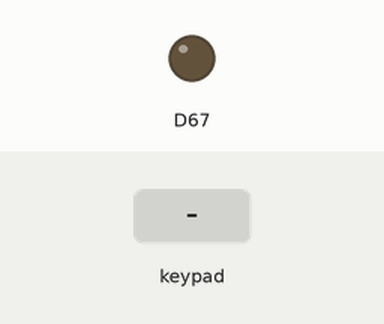
The sketch below on a simulated Arduino Due. Parts: output pins drawn as LEDs (lit = HIGH). The test bench sets the inputs (shaded band).

Above: at 1.2 s.
1.3 s: keypad keys 1 2 1 1 1 0 9 pressed 0.4 s apart
7.1 s: key '3' pressed
At 8.9 s:
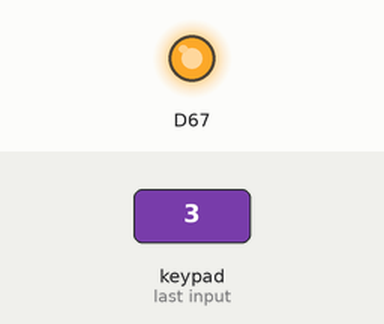
9.4 s: key '4' pressed
At 10.1 s:
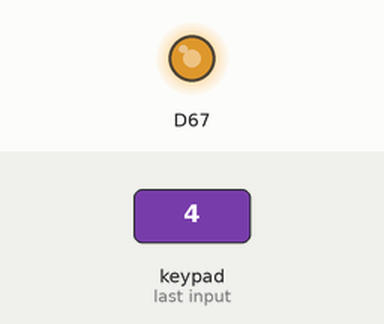
11.7 s: keypad keys 8 7 6 5 pressed 0.4 s apart
Timing chart, 0 to 16.6 s (numbered marks = the images above; inputs shaded):
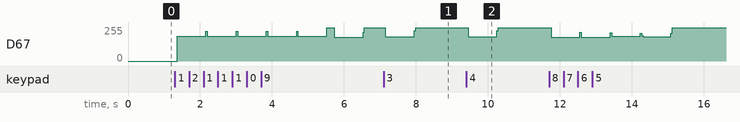

Measured:
- after the input at 7.1 s, D67: 250/255 → 182/255 after 0.05 s, → 250/255 0.80 s later
- after the input at 9.4 s, D67: 250/255 → 181/255 after 0.05 s, → 250/255 0.80 s later

The sketch:

synthesizer.ino
```cpp
#include <Keypad.h>

const byte ROWS = 4;
const byte COLS = 4;

char hexaKeys[ROWS][COLS] = {
  {'1','2','3','A'},
  {'4','5','6','B'},
  {'7','8','9','C'},
  {'*','0','#','D'}
};

bool val = false;
int h = 1;

byte rowPins[ROWS] = {12, 11, 10, 9};
byte colPins[COLS] = {8, 7, 6, 5};

Keypad keypad = Keypad( makeKeymap(hexaKeys), rowPins, colPins, ROWS, COLS);

const int sinus[1024]
{
  0x800,0x80d,0x819,0x826,0x832,0x83f,0x84b,0x858,0x865,0x871,
  0x87e,0x88a,0x897,0x8a3,0x8b0,0x8bc,0x8c9,0x8d5,0x8e2,0x8ee,
  0x8fb,0x907,0x914,0x920,0x92d,0x939,0x946,0x952,0x95e,0x96b,
  0x977,0x984,0x990,0x99c,0x9a9,0x9b5,0x9c1,0x9cd,0x9da,0x9e6,
  0x9f2,0x9fe,0xa0a,0xa17,0xa23,0xa2f,0xa3b,0xa47,0xa53,0xa5f,
  0xa6b,0xa77,0xa83,0xa8f,0xa9b,0xaa7,0xab3,0xabe,0xaca,0xad6,
  0xae2,0xaed,0xaf9,0xb05,0xb10,0xb1c,0xb28,0xb33,0xb3f,0xb4a,
  0xb56,0xb61,0xb6c,0xb78,0xb83,0xb8e,0xb9a,0xba5,0xbb0,0xbbb,
  0xbc6,0xbd1,0xbdc,0xbe7,0xbf2,0xbfd,0xc08,0xc13,0xc1e,0xc29,
  0xc33,0xc3e,0xc49,0xc53,0xc5e,0xc68,0xc73,0xc7d,0xc88,0xc92,
  0xc9c,0xca7,0xcb1,0xcbb,0xcc5,0xccf,0xcd9,0xce3,0xced,0xcf7,
  0xd01,0xd0b,0xd14,0xd1e,0xd28,0xd31,0xd3b,0xd44,0xd4e,0xd57,
  0xd60,0xd6a,0xd73,0xd7c,0xd85,0xd8e,0xd97,0xda0,0xda9,0xdb2,
  0xdbb,0xdc4,0xdcc,0xdd5,0xdde,0xde6,0xdef,0xdf7,0xdff,0xe08,
  0xe10,0xe18,0xe20,0xe28,0xe30,0xe38,0xe40,0xe48,0xe50,0xe57,
  0xe5f,0xe67,0xe6e,0xe76,0xe7d,0xe84,0xe8c,0xe93,0xe9a,0xea1,
  0xea8,0xeaf,0xeb6,0xebd,0xec3,0xeca,0xed1,0xed7,0xede,0xee4,
  0xeea,0xef1,0xef7,0xefd,0xf03,0xf09,0xf0f,0xf15,0xf1b,0xf21,
  0xf26,0xf2c,0xf31,0xf37,0xf3c,0xf42,0xf47,0xf4c,0xf51,0xf56,
  0xf5b,0xf60,0xf65,0xf6a,0xf6e,0xf73,0xf78,0xf7c,0xf81,0xf85,
  0xf89,0xf8d,0xf91,0xf95,0xf99,0xf9d,0xfa1,0xfa5,0xfa9,0xfac,
  0xfb0,0xfb3,0xfb7,0xfba,0xfbd,0xfc0,0xfc3,0xfc6,0xfc9,0xfcc,
  0xfcf,0xfd2,0xfd4,0xfd7,0xfd9,0xfdc,0xfde,0xfe0,0xfe2,0xfe4,
  0xfe6,0xfe8,0xfea,0xfec,0xfee,0xfef,0xff1,0xff2,0xff4,0xff5,
  0xff6,0xff8,0xff9,0xffa,0xffb,0xffc,0xffc,0xffd,0xffe,0xffe,
  0xfff,0xfff,0xfff,0x1000,0x1000,0x1000,0x1000,0x1000,0x1000,0x1000,
  0xfff,0xfff,0xffe,0xffe,0xffd,0xffd,0xffc,0xffb,0xffa,0xff9,
  0xff8,0xff7,0xff6,0xff5,0xff3,0xff2,0xff0,0xfef,0xfed,0xfeb,
  0xfe9,0xfe7,0xfe5,0xfe3,0xfe1,0xfdf,0xfdd,0xfda,0xfd8,0xfd5,
  0xfd3,0xfd0,0xfcd,0xfcb,0xfc8,0xfc5,0xfc2,0xfbf,0xfbb,0xfb8,
  0xfb5,0xfb1,0xfae,0xfaa,0xfa7,0xfa3,0xf9f,0xf9b,0xf97,0xf93,
  0xf8f,0xf8b,0xf87,0xf83,0xf7e,0xf7a,0xf75,0xf71,0xf6c,0xf67,
  0xf63,0xf5e,0xf59,0xf54,0xf4f,0xf4a,0xf44,0xf3f,0xf3a,0xf34,
  0xf2f,0xf29,0xf23,0xf1e,0xf18,0xf12,0xf0c,0xf06,0xf00,0xefa,
  0xef4,0xeee,0xee7,0xee1,0xeda,0xed4,0xecd,0xec7,0xec0,0xeb9,
  0xeb2,0xeab,0xea4,0xe9d,0xe96,0xe8f,0xe88,0xe81,0xe79,0xe72,
  0xe6a,0xe63,0xe5b,0xe54,0xe4c,0xe44,0xe3c,0xe34,0xe2c,0xe24,
  0xe1c,0xe14,0xe0c,0xe04,0xdfb,0xdf3,0xdea,0xde2,0xdd9,0xdd1,
  0xdc8,0xdbf,0xdb7,0xdae,0xda5,0xd9c,0xd93,0xd8a,0xd81,0xd78,
  0xd6e,0xd65,0xd5c,0xd52,0xd49,0xd40,0xd36,0xd2c,0xd23,0xd19,
  0xd0f,0xd06,0xcfc,0xcf2,0xce8,0xcde,0xcd4,0xcca,0xcc0,0xcb6,
  0xcac,0xca1,0xc97,0xc8d,0xc82,0xc78,0xc6e,0xc63,0xc59,0xc4e,
  0xc43,0xc39,0xc2e,0xc23,0xc18,0xc0e,0xc03,0xbf8,0xbed,0xbe2,
  0xbd7,0xbcc,0xbc1,0xbb6,0xbaa,0xb9f,0xb94,0xb89,0xb7d,0xb72,
  0xb67,0xb5b,0xb50,0xb44,0xb39,0xb2d,0xb22,0xb16,0xb0b,0xaff,
  0xaf3,0xae8,0xadc,0xad0,0xac4,0xab9,0xaad,0xaa1,0xa95,0xa89,
  0xa7d,0xa71,0xa65,0xa59,0xa4d,0xa41,0xa35,0xa29,0xa1d,0xa11,
  0xa04,0x9f8,0x9ec,0x9e0,0x9d4,0x9c7,0x9bb,0x9af,0x9a2,0x996,
  0x98a,0x97d,0x971,0x965,0x958,0x94c,0x93f,0x933,0x927,0x91a,
  0x90e,0x901,0x8f5,0x8e8,0x8dc,0x8cf,0x8c3,0x8b6,0x8aa,0x89d,
  0x891,0x884,0x877,0x86b,0x85e,0x852,0x845,0x839,0x82c,0x81f,
  0x813,0x806,0x7fa,0x7ed,0x7e1,0x7d4,0x7c7,0x7bb,0x7ae,0x7a2,
  0x795,0x789,0x77c,0x76f,0x763,0x756,0x74a,0x73d,0x731,0x724,
  0x718,0x70b,0x6ff,0x6f2,0x6e6,0x6d9,0x6cd,0x6c1,0x6b4,0x6a8,
  0x69b,0x68f,0x683,0x676,0x66a,0x65e,0x651,0x645,0x639,0x62c,
  0x620,0x614,0x608,0x5fc,0x5ef,0x5e3,0x5d7,0x5cb,0x5bf,0x5b3,
  0x5a7,0x59b,0x58f,0x583,0x577,0x56b,0x55f,0x553,0x547,0x53c,
  0x530,0x524,0x518,0x50d,0x501,0x4f5,0x4ea,0x4de,0x4d3,0x4c7,
  0x4bc,0x4b0,0x4a5,0x499,0x48e,0x483,0x477,0x46c,0x461,0x456,
  0x44a,0x43f,0x434,0x429,0x41e,0x413,0x408,0x3fd,0x3f2,0x3e8,
  0x3dd,0x3d2,0x3c7,0x3bd,0x3b2,0x3a7,0x39d,0x392,0x388,0x37e,
  0x373,0x369,0x35f,0x354,0x34a,0x340,0x336,0x32c,0x322,0x318,
  0x30e,0x304,0x2fa,0x2f1,0x2e7,0x2dd,0x2d4,0x2ca,0x2c0,0x2b7,
  0x2ae,0x2a4,0x29b,0x292,0x288,0x27f,0x276,0x26d,0x264,0x25b,
  0x252,0x249,0x241,0x238,0x22f,0x227,0x21e,0x216,0x20d,0x205,
  0x1fc,0x1f4,0x1ec,0x1e4,0x1dc,0x1d4,0x1cc,0x1c4,0x1bc,0x1b4,
  0x1ac,0x1a5,0x19d,0x196,0x18e,0x187,0x17f,0x178,0x171,0x16a,
  0x163,0x15c,0x155,0x14e,0x147,0x140,0x139,0x133,0x12c,0x126,
  0x11f,0x119,0x112,0x10c,0x106,0x100,0xfa,0xf4,0xee,0xe8,
  0xe2,0xdd,0xd7,0xd1,0xcc,0xc6,0xc1,0xbc,0xb6,0xb1,
  0xac,0xa7,0xa2,0x9d,0x99,0x94,0x8f,0x8b,0x86,0x82,
  0x7d,0x79,0x75,0x71,0x6d,0x69,0x65,0x61,0x5d,0x59,
  0x56,0x52,0x4f,0x4b,0x48,0x45,0x41,0x3e,0x3b,0x38,
  0x35,0x33,0x30,0x2d,0x2b,0x28,0x26,0x23,0x21,0x1f,
  0x1d,0x1b,0x19,0x17,0x15,0x13,0x11,0x10,0xe,0xd,
  0xb,0xa,0x9,0x8,0x7,0x6,0x5,0x4,0x3,0x3,
  0x2,0x2,0x1,0x1,0x0,0x0,0x0,0x0,0x0,0x0,
  0x0,0x1,0x1,0x1,0x2,0x2,0x3,0x4,0x4,0x5,
  0x6,0x7,0x8,0xa,0xb,0xc,0xe,0xf,0x11,0x12,
  0x14,0x16,0x18,0x1a,0x1c,0x1e,0x20,0x22,0x24,0x27,
  0x29,0x2c,0x2e,0x31,0x34,0x37,0x3a,0x3d,0x40,0x43,
  0x46,0x49,0x4d,0x50,0x54,0x57,0x5b,0x5f,0x63,0x67,
  0x6b,0x6f,0x73,0x77,0x7b,0x7f,0x84,0x88,0x8d,0x92,
  0x96,0x9b,0xa0,0xa5,0xaa,0xaf,0xb4,0xb9,0xbe,0xc4,
  0xc9,0xcf,0xd4,0xda,0xdf,0xe5,0xeb,0xf1,0xf7,0xfd,
  0x103,0x109,0x10f,0x116,0x11c,0x122,0x129,0x12f,0x136,0x13d,
  0x143,0x14a,0x151,0x158,0x15f,0x166,0x16d,0x174,0x17c,0x183,
  0x18a,0x192,0x199,0x1a1,0x1a9,0x1b0,0x1b8,0x1c0,0x1c8,0x1d0,
  0x1d8,0x1e0,0x1e8,0x1f0,0x1f8,0x201,0x209,0x211,0x21a,0x222,
  0x22b,0x234,0x23c,0x245,0x24e,0x257,0x260,0x269,0x272,0x27b,
  0x284,0x28d,0x296,0x2a0,0x2a9,0x2b2,0x2bc,0x2c5,0x2cf,0x2d8,
  0x2e2,0x2ec,0x2f5,0x2ff,0x309,0x313,0x31d,0x327,0x331,0x33b,
  0x345,0x34f,0x359,0x364,0x36e,0x378,0x383,0x38d,0x398,0x3a2,
  0x3ad,0x3b7,0x3c2,0x3cd,0x3d7,0x3e2,0x3ed,0x3f8,0x403,0x40e,
  0x419,0x424,0x42f,0x43a,0x445,0x450,0x45b,0x466,0x472,0x47d,
  0x488,0x494,0x49f,0x4aa,0x4b6,0x4c1,0x4cd,0x4d8,0x4e4,0x4f0,
  0x4fb,0x507,0x513,0x51e,0x52a,0x536,0x542,0x54d,0x559,0x565,
  0x571,0x57d,0x589,0x595,0x5a1,0x5ad,0x5b9,0x5c5,0x5d1,0x5dd,
  0x5e9,0x5f6,0x602,0x60e,0x61a,0x626,0x633,0x63f,0x64b,0x657,
  0x664,0x670,0x67c,0x689,0x695,0x6a2,0x6ae,0x6ba,0x6c7,0x6d3,
  0x6e0,0x6ec,0x6f9,0x705,0x712,0x71e,0x72b,0x737,0x744,0x750,
  0x75d,0x769,0x776,0x782,0x78f,0x79b,0x7a8,0x7b5,0x7c1,0x7ce,
  0x7da,0x7e7,0x7f3,0x800
};

const int wave[1024]
{
  0x0,0x10,0x20,0x30,0x40,0x4f,0x5f,0x6f,0x7e,0x8e,
  0x9d,0xac,0xbc,0xcb,0xda,0xe9,0xf8,0x107,0x116,0x125,
  0x134,0x143,0x152,0x160,0x16f,0x17d,0x18c,0x19a,0x1a9,0x1b7,
  0x1c5,0x1d4,0x1e2,0x1f0,0x1fe,0x20c,0x21a,0x228,0x236,0x243,
  0x251,0x25f,0x26c,0x27a,0x287,0x295,0x2a2,0x2b0,0x2bd,0x2ca,
  0x2d7,0x2e5,0x2f2,0x2ff,0x30c,0x319,0x325,0x332,0x33f,0x34c,
  0x359,0x365,0x372,0x37e,0x38b,0x397,0x3a4,0x3b0,0x3bc,0x3c9,
  0x3d5,0x3e1,0x3ed,0x3f9,0x405,0x411,0x41d,0x429,0x435,0x440,
  0x44c,0x458,0x464,0x46f,0x47b,0x486,0x492,0x49d,0x4a8,0x4b4,
  0x4bf,0x4ca,0x4d6,0x4e1,0x4ec,0x4f7,0x502,0x50d,0x518,0x523,
  0x52e,0x538,0x543,0x54e,0x559,0x563,0x56e,0x578,0x583,0x58d,
  0x598,0x5a2,0x5ad,0x5b7,0x5c1,0x5cb,0x5d6,0x5e0,0x5ea,0x5f4,
  0x5fe,0x608,0x612,0x61c,0x626,0x630,0x639,0x643,0x64d,0x657,
  0x660,0x66a,0x673,0x67d,0x686,0x690,0x699,0x6a3,0x6ac,0x6b5,
  0x6bf,0x6c8,0x6d1,0x6da,0x6e3,0x6ed,0x6f6,0x6ff,0x708,0x711,
  0x71a,0x722,0x72b,0x734,0x73d,0x746,0x74e,0x757,0x760,0x768,
  0x771,0x779,0x782,0x78a,0x793,0x79b,0x7a4,0x7ac,0x7b4,0x7bd,
  0x7c5,0x7cd,0x7d5,0x7de,0x7e6,0x7ee,0x7f6,0x7fe,0x806,0x80e,
  0x816,0x81e,0x826,0x82d,0x835,0x83d,0x845,0x84c,0x854,0x85c,
  0x863,0x86b,0x873,0x87a,0x882,0x889,0x891,0x898,0x89f,0x8a7,
  0x8ae,0x8b5,0x8bd,0x8c4,0x8cb,0x8d2,0x8da,0x8e1,0x8e8,0x8ef,
  0x8f6,0x8fd,0x904,0x90b,0x912,0x919,0x920,0x927,0x92d,0x934,
  0x93b,0x942,0x949,0x94f,0x956,0x95d,0x963,0x96a,0x970,0x977,
  0x97e,0x984,0x98b,0x991,0x997,0x99e,0x9a4,0x9ab,0x9b1,0x9b7,
  0x9bd,0x9c4,0x9ca,0x9d0,0x9d6,0x9dc,0x9e3,0x9e9,0x9ef,0x9f5,
  0x9fb,0xa01,0xa07,0xa0d,0xa13,0xa19,0xa1f,0xa25,0xa2a,0xa30,
  0xa36,0xa3c,0xa42,0xa47,0xa4d,0xa53,0xa58,0xa5e,0xa64,0xa69,
  0xa6f,0xa74,0xa7a,0xa7f,0xa85,0xa8a,0xa90,0xa95,0xa9b,0xaa0,
  0xaa5,0xaab,0xab0,0xab5,0xabb,0xac0,0xac5,0xaca,0xad0,0xad5,
  0xada,0xadf,0xae4,0xae9,0xaee,0xaf4,0xaf9,0xafe,0xb03,0xb08,
  0xb0d,0xb12,0xb16,0xb1b,0xb20,0xb25,0xb2a,0xb2f,0xb34,0xb38,
  0xb3d,0xb42,0xb47,0xb4b,0xb50,0xb55,0xb59,0xb5e,0xb63,0xb67,
  0xb6c,0xb70,0xb75,0xb7a,0xb7e,0xb83,0xb87,0xb8c,0xb90,0xb94,
  0xb99,0xb9d,0xba2,0xba6,0xbaa,0xbaf,0xbb3,0xbb7,0xbbc,0xbc0,
  0xbc4,0xbc8,0xbcd,0xbd1,0xbd5,0xbd9,0xbdd,0xbe1,0xbe5,0xbea,
  0xbee,0xbf2,0xbf6,0xbfa,0xbfe,0xc02,0xc06,0xc0a,0xc0e,0xc12,
  0xc16,0xc1a,0xc1d,0xc21,0xc25,0xc29,0xc2d,0xc31,0xc34,0xc38,
  0xc3c,0xc40,0xc44,0xc47,0xc4b,0xc4f,0xc52,0xc56,0xc5a,0xc5d,
  0xc61,0xc65,0xc68,0xc6c,0xc6f,0xc73,0xc77,0xc7a,0xc7e,0xc81,
  0xc85,0xc88,0xc8c,0xc8f,0xc92,0xc96,0xc99,0xc9d,0xca0,0xca3,
  0xca7,0xcaa,0xcad,0xcb1,0xcb4,0xcb7,0xcbb,0xcbe,0xcc1,0xcc4,
  0xcc8,0xccb,0xcce,0xcd1,0xcd4,0xcd8,0xcdb,0xcde,0xce1,0xce4,
  0xce7,0xcea,0xced,0xcf0,0xcf4,0xcf7,0xcfa,0xcfd,0xd00,0xd03,
  0xd06,0xd09,0xd0c,0xd0f,0xd11,0xd14,0xd17,0xd1a,0xd1d,0xd20,
  0xd23,0xd26,0xd29,0xd2b,0xd2e,0xd31,0xd34,0xd37,0xd39,0xd3c,
  0xd3f,0xd42,0xd44,0xd47,0xd4a,0xd4d,0xd4f,0xd52,0xd55,0xd57,
  0xd5a,0xd5d,0xd5f,0xd62,0xd65,0xd67,0xd6a,0xd6c,0xd6f,0xd71,
  0xd74,0xd77,0xd79,0xd7c,0xd7e,0xd81,0xd83,0xd86,0xd88,0xd8b,
  0xd8d,0xd8f,0xd92,0xd94,0xd97,0xd99,0xd9c,0xd9e,0xda0,0xda3,
  0xda5,0xda7,0xdaa,0xdac,0xdae,0xdb1,0xdb3,0xdb5,0xdb8,0xdba,
  0xdbc,0xdbe,0xdc1,0xdc3,0xdc5,0xdc7,0xdca,0xdcc,0xdce,0xdd0,
  0xdd2,0xdd5,0xdd7,0xdd9,0xddb,0xddd,0xddf,0xde1,0xde4,0xde6,
  0xde8,0xdea,0xdec,0xdee,0xdf0,0xdf2,0xdf4,0xdf6,0xdf8,0xdfa,
  0xdfc,0xdfe,0xe00,0xe02,0xe04,0xe06,0xe08,0xe0a,0xe0c,0xe0e,
  0xe10,0xe12,0xe14,0xe16,0xe18,0xe1a,0xe1c,0xe1e,0xe1f,0xe21,
  0xe23,0xe25,0xe27,0xe29,0xe2b,0xe2c,0xe2e,0xe30,0xe32,0xe34,
  0xe35,0xe37,0xe39,0xe3b,0xe3d,0xe3e,0xe40,0xe42,0xe44,0xe45,
  0xe47,0xe49,0xe4a,0xe4c,0xe4e,0xe50,0xe51,0xe53,0xe55,0xe56,
  0xe58,0xe5a,0xe5b,0xe5d,0xe5e,0xe60,0xe62,0xe63,0xe65,0xe67,
  0xe68,0xe6a,0xe6b,0xe6d,0xe6f,0xe70,0xe72,0xe73,0xe75,0xe76,
  0xe78,0xe79,0xe7b,0xe7c,0xe7e,0xe7f,0xe81,0xe82,0xe84,0xe85,
  0xe87,0xe88,0xe8a,0xe8b,0xe8d,0xe8e,0xe90,0xe91,0xe92,0xe94,
  0xe95,0xe97,0xe98,0xe9a,0xe9b,0xe9c,0xe9e,0xe9f,0xea0,0xea2,
  0xea3,0xea5,0xea6,0xea7,0xea9,0xeaa,0xeab,0xead,0xeae,0xeaf,
  0xeb1,0xeb2,0xeb3,0xeb5,0xeb6,0xeb7,0xeb8,0xeba,0xebb,0xebc,
  0xebd,0xebf,0xec0,0xec1,0xec2,0xec4,0xec5,0xec6,0xec7,0xec9,
  0xeca,0xecb,0xecc,0xecd,0xecf,0xed0,0xed1,0xed2,0xed3,0xed5,
  0xed6,0xed7,0xed8,0xed9,0xeda,0xedb,0xedd,0xede,0xedf,0xee0,
  0xee1,0xee2,0xee3,0xee5,0xee6,0xee7,0xee8,0xee9,0xeea,0xeeb,
  0xeec,0xeed,0xeee,0xeef,0xef0,0xef2,0xef3,0xef4,0xef5,0xef6,
  0xef7,0xef8,0xef9,0xefa,0xefb,0xefc,0xefd,0xefe,0xeff,0xf00,
  0xf01,0xf02,0xf03,0xf04,0xf05,0xf06,0xf07,0xf08,0xf09,0xf0a,
  0xf0b,0xf0c,0xf0d,0xf0e,0xf0e,0xf0f,0xf10,0xf11,0xf12,0xf13,
  0xf14,0xf15,0xf16,0xf17,0xf18,0xf19,0xf1a,0xf1a,0xf1b,0xf1c,
  0xf1d,0xf1e,0xf1f,0xf20,0xf21,0xf22,0xf22,0xf23,0xf24,0xf25,
  0xf26,0xf27,0xf28,0xf28,0xf29,0xf2a,0xf2b,0xf2c,0xf2d,0xf2d,
  0xf2e,0xf2f,0xf30,0xf31,0xf31,0xf32,0xf33,0xf34,0xf35,0xf35,
  0xf36,0xf37,0xf38,0xf39,0xf39,0xf3a,0xf3b,0xf3c,0xf3c,0xf3d,
  0xf3e,0xf3f,0xf40,0xf40,0xf41,0xf42,0xf42,0xf43,0xf44,0xf45,
  0xf45,0xf46,0xf47,0xf48,0xf48,0xf49,0xf4a,0xf4a,0xf4b,0xf4c,
  0xf4d,0xf4d,0xf4e,0xf4f,0xf4f,0xf50,0xf51,0xf51,0xf52,0xf53,
  0xf53,0xf54,0xf55,0xf55,0xf56,0xf57,0xf57,0xf58,0xf59,0xf59,
  0xf5a,0xf5b,0xf5b,0xf5c,0xf5d,0xf5d,0xf5e,0xf5f,0xf5f,0xf60,
  0xf60,0xf61,0xf62,0xf62,0xf63,0xf64,0xf64,0xf65,0xf65,0xf66,
  0xf67,0xf67,0xf68,0xf68,0xf69,0xf6a,0xf6a,0xf6b,0xf6b,0xf6c,
  0xf6c,0xf6d,0xf6e,0xf6e,0xf6f,0xf6f,0xf70,0xf70,0xf71,0xf72,
  0xf72,0xf73,0xf73,0xf74,0xf74,0xf75,0xf75,0xf76,0xf76,0xf77,
  0xf78,0xf78,0xf79,0xf79,0xf7a,0xf7a,0xf7b,0xf7b,0xf7c,0xf7c,
  0xf7d,0xf7d,0xf7e,0xf7e,0xf7f,0xf7f,0xf80,0xf80,0xf81,0xf81,
  0xf82,0xf82,0xf83,0xf83,0xf84,0xf84,0xf85,0xf85,0xf86,0xf86,
  0xf87,0xf87,0xf88,0xf88,0xf89,0xf89,0xf89,0xf8a,0xf8a,0xf8b,
  0xf8b,0xf8c,0xf8c,0xf8d,0xf8d,0xf8e,0xf8e,0xf8e,0xf8f,0xf8f,
  0xf90,0xf90,0xf91,0xf91,0xf92,0xf92,0xf92,0xf93,0xf93,0xf94,
  0xf94,0xf94,0xf95,0xf95,0xf96,0xf96,0xf97,0xf97,0xf97,0xf98,
  0xf98,0xf99,0xf99,0xf99,0xf9a,0xf9a,0xf9b,0xf9b,0xf9b,0xf9c,
  0xf9c,0xf9d,0xf9d,0xf9d,0xf9e,0xf9e,0xf9f,0xf9f,0xf9f,0xfa0,
  0xfa0,0xfa0,0xfa1,0xfa1,0xfa2,0xfa2,0xfa2,0xfa3,0xfa3,0xfa3,
  0xfa4,0xfa4,0xfa4,0xfa5,0xfa5,0xfa5,0xfa6,0xfa6,0xfa7,0xfa7,
  0xfa7,0xfa8,0xfa8,0xfa8,0xfa9,0xfa9,0xfa9,0xfaa,0xfaa,0xfaa,
  0xfab,0xfab,0xfab,0xfac,0xfac,0xfac,0xfad,0xfad,0xfad,0xfae,
  0xfae,0xfae,0xfaf,0xfaf,0xfaf,0xfb0,0xfb0,0xfb0,0xfb0,0xfb1,
  0xfb1,0xfb1,0xfb2,0xfb2,0xfb2,0xfb3,0xfb3,0xfb3,0xfb3,0xfb4,
  0xfb4,0xfb4,0xfb5,0xfb5
};

void generate(double coef, bool val, int h)
{
   for(int tmr = 0; tmr < 100*coef; ++tmr)
   {
    for(int i = 0; i < 1024; i+=h*coef)
    {
      if (val)
        analogWrite(DAC1, sinus[i]);
      else
        analogWrite(DAC1, wave[i]);
    }
  }
}

void setup()
{
 analogWriteResolution(12);

 pinMode (8, OUTPUT);
 pinMode (7, OUTPUT);
 pinMode (6, OUTPUT);
 pinMode (5, OUTPUT);

 pinMode (12, INPUT);
 digitalWrite(12, HIGH);
 pinMode (11, INPUT);
 digitalWrite(11, HIGH);
 pinMode (10, INPUT);
 digitalWrite(10, HIGH);
 pinMode (9, INPUT);
 digitalWrite(9, HIGH);

 pinMode(DAC1, OUTPUT);
}


void loop()
{
  char key = keypad.getKey();
  switch (key)
  {
    default:
      break;
    case '1':
      generate(1, val, h);
      break;
    case '2':
      generate(2, val, h);
      break;
    case '3':
      generate(3, val, h);
      break;
    case '4':
      generate(4, val, h);
      break;
    case '5':
      generate(5, val, h);
      break;
    case '6':
      generate(6, val, h);
      break;
    case '7':
      generate(7, val, h);
      break;
    case '8':
      generate(8, val, h);
      break;
    case '9':
      generate(9, val, h);
      break;
    case 'A':
      val = !val;
      break;
    case 'B':
      if (h < 10)
        ++h;
      else
        h = 1;
      break;
  }
}
```
